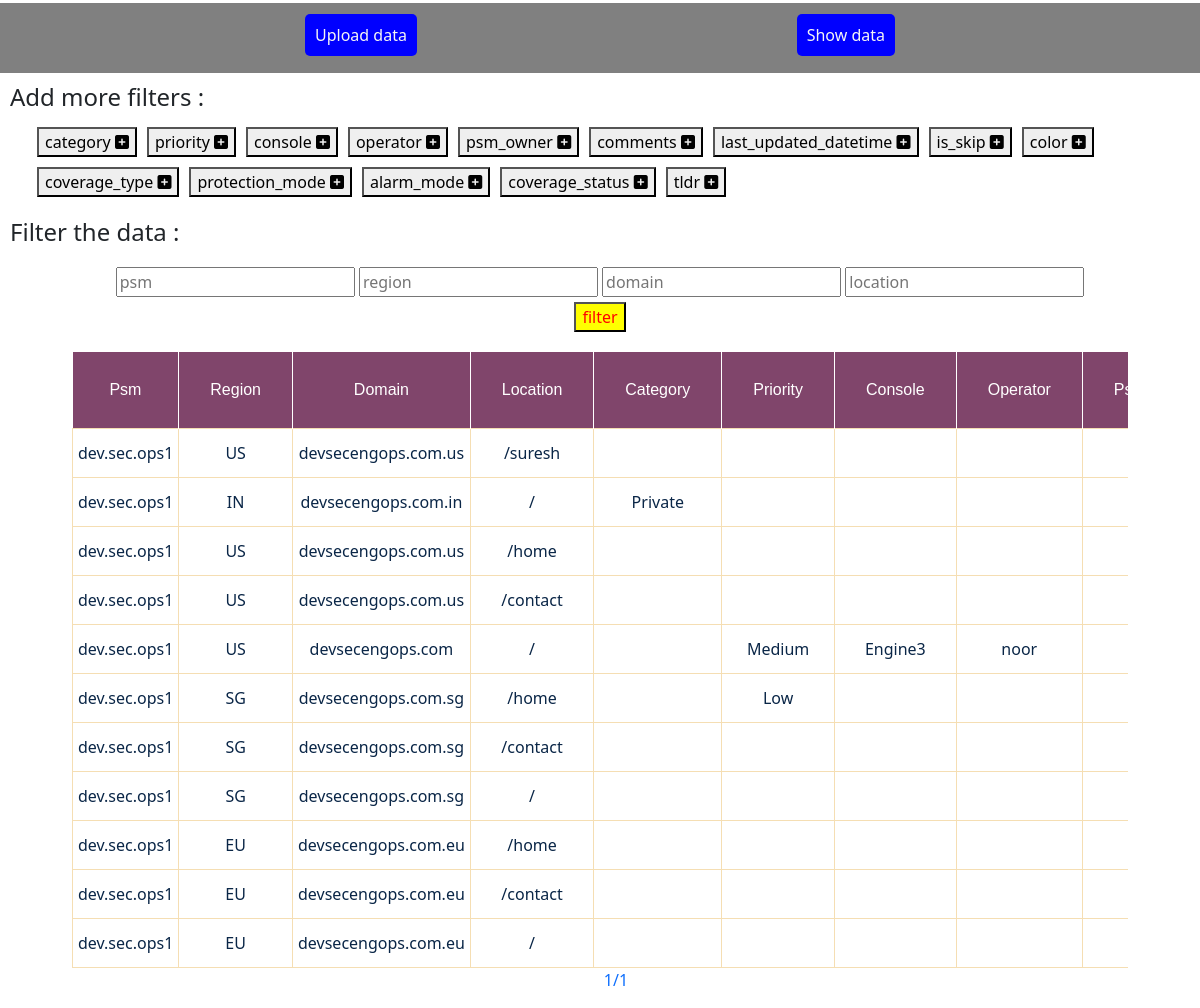
The page /records/ on the database as committed earlier.
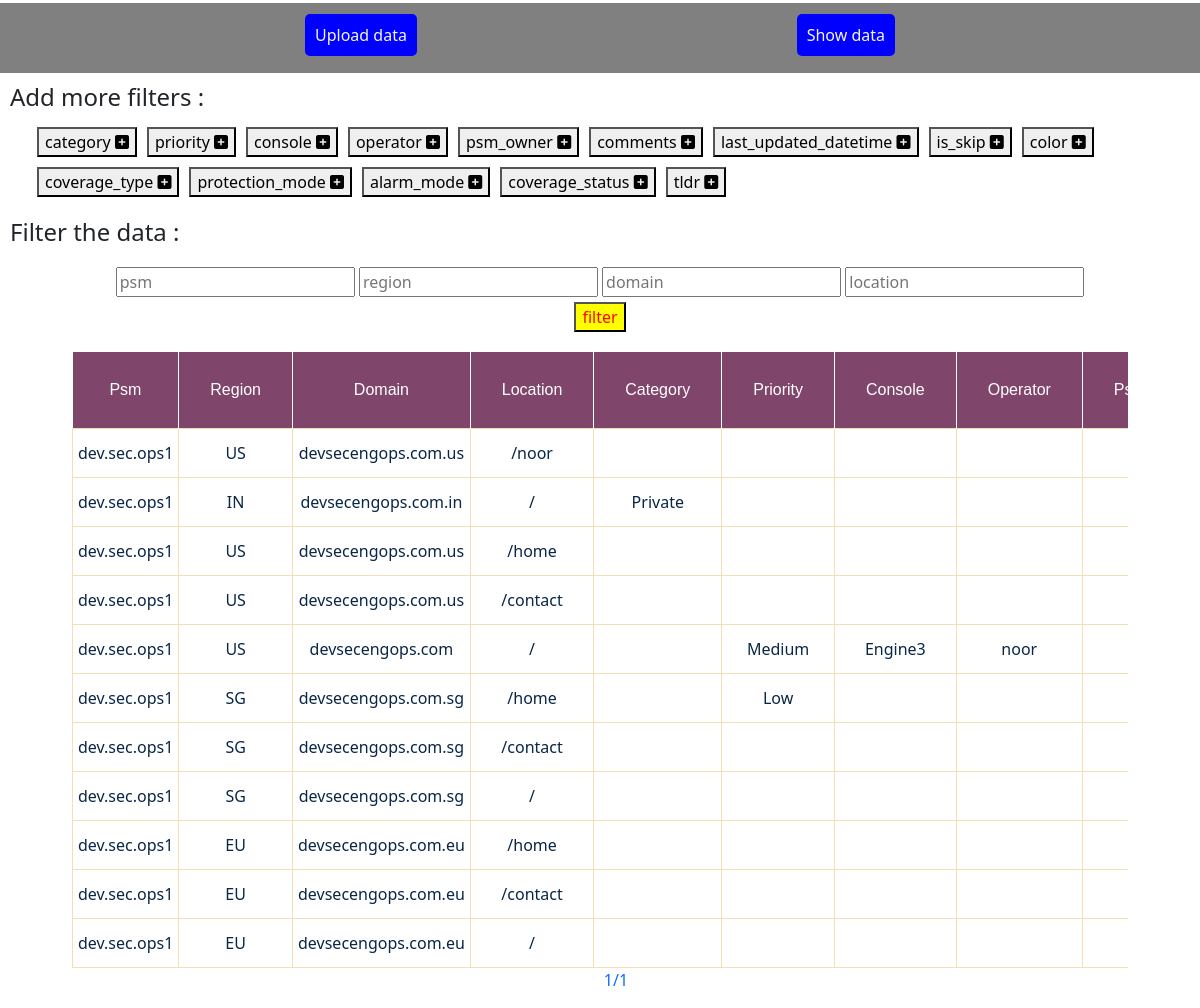
The same page on the database as committed later.
### data/models.py (models this page shows)
class Record(models.Model):
    psm = models.CharField(max_length=200, null=True)
    region = models.CharField(max_length=20, null=True)
    domain = models.URLField(max_length=200, null=True)
    location = models.CharField(max_length=200, null=True)
    category = models.CharField(max_length=100, null=True)
    priority = models.CharField(max_length=50, null=True)
    console = models.CharField(max_length=50, null=True)
    operator = models.CharField(max_length=70, null=True)
    psm_owner = models.CharField(max_length=50, null=True)
    comments = models.CharField(max_length=200, null=True)
    status = models.CharField(max_length=50, null=True)
    last_updated_datetime = models.CharField(
        max_length=200, null=True)
    is_skip = models.BooleanField(default=False, null=True)
    color = models.CharField(max_length=50, null=True)
    coverage_type = models.CharField(max_length=50, null=True)
    protection_mode = models.BooleanField(default=False, null=True)
    alarm_mode = models.BooleanField(default=False, null=True)
    coverage_status = models.BooleanField(default=False, null=True)
    tldr = models.CharField(max_length=20, null=True)
    class Meta:
        unique_together = ['psm', 'region', 'domain', 'location']

### data/views.py (the view)
# urls.py: path('records/', views.records, name="records"),
def records(request):
    if request.method == "GET":
        data = models.Record.objects.all()
        if request.GET.get('psm', None):
            data = data.filter(psm=request.GET.get('psm', None))
        if request.GET.get('region', None):
            data = data.filter(region=request.GET.get('region', None))
        if request.GET.get('domain', None):
            data = data.filter(domain=request.GET.get('domain', None))
        if request.GET.get('location', None):
            data = data.filter(location=request.GET.get('location', None))
        if request.GET.get('category', None):
            data = data.filter(category=request.GET.get('category', None))
        if request.GET.get('priority', None):
            data = data.filter(priority=request.GET.get('priority', None))
        if request.GET.get('console', None):
            data = data.filter(console=request.GET.get('console', None))
        if request.GET.get('operator', None):
            data = data.filter(operator=request.GET.get('operator', None))
        if request.GET.get('psm_owner', None):
            data = data.filter(psm_owner=request.GET.get('psm_owner', None))
        if request.GET.get('comments', None):
            data = data.filter(comments=request.GET.get('comments', None))
        if request.GET.get('status', None):
            data = data.filter(status=request.GET.get('status', None))
        if request.GET.get('last_updated_datetime', None):
            data = data.filter(last_updated_datetime=request.GET.get(
                'last_updated_datetime', None))
        if request.GET.get('is_skip', None):
            data = data.filter(is_skip=request.GET.get('is_skip', None))
        if request.GET.get('color', None):
            data = data.filter(color=request.GET.get('color', None))
        if request.GET.get('coverage_type', None):
            data = data.filter(
                coverage_type=request.GET.get('coverage_type', None))
        if request.GET.get('protection_mode', None):
            data = data.filter(
                protection_mode=request.GET.get('protection_mode', None))
        if request.GET.get('alarm_mode', None):
            print(request.GET.get('alarm_mode', None))
            data = data.filter(alarm_mode=request.GET.get('alarm_mode', None))
            print(data)
        if request.GET.get('coverage_status', None):
            data = data.filter(
                coverage_status=request.GET.get('coverage_status', None))
        if request.GET.get('tldr', None):
            data = data.filter(tldr=request.GET.get('tldr', None))
        sort_column = request.GET.get('sort', None)
        sort_order = request.GET.get('order', None)
        sort_by = None
        if sort_order == 'asc':
            sort_by = sort_column
        elif sort_order == 'dsc':
            sort_by = f'-{sort_column}'
        if sort_by != None and sort_by != '':
            data = data.order_by(sort_by)
        order = None
        if sort_order == None or sort_order == "":
            order = 'asc'
        elif sort_order == 'asc':
            order = 'dsc'
        else:
            order = ""
        page_obj = Paginator(data, 50)
        page_list = request.GET.get("page")
        page = page_obj.get_page(page_list)
        context = {
            "page": page,
            'order': order
        }
        return render(request, 'records.html', context)

### data/templates/records.html (shortened to what this page needs)
{% extends 'base.html' %}
{% block body %}
<h4 style="margin : 10px;">Add more filters :</h4>
<ul class="add-filter">
</ul>
<h4 style="margin : 10px;">Filter the data :</h4>
<form style="text-align : center;">
  <div style="padding : 5px">
    <div style="display : inline; margin-top : 5px">
      <input type="text" id="psm" style="margin-top : 5px;" name="psm" placeholder="psm" />
    </div>
    <div style="display : inline; margin-top : 5px">
      <input type="text" style="margin-top : 5px;" name="region" placeholder="region" />
    </div>
    <div style="display : inline; margin-top : 5px">
      <input type="text" style="margin-top : 5px;" name="domain" placeholder="domain" />
    </div>
    <div style="display : inline; margin-top : 5px">
      <input type="text" style="margin-top : 5px;" name="location" placeholder="location" />
    </div>
    <div>
      <button type="submit" style="margin-top : 5px; color : red; background-color: yellow;">
        filter
      </button>
    </div>
  </div>
</form>
<div class="table-container">
  <table style="margin-left : auto; margin-right : auto;text-align : center;margin-top : 15px; max-width : 100%;">
    <thead style="color: white; font-family: Arial, Helvetica, sans-serif; position: sticky; top: 0px;">
      <tr>
        <form action="{% url 'records' %}">
          <th class="sticky-col"
            style="position: sticky; left : 0px; background-color: #80456b; border-right: 1px solid rgba(255, 255, 255,1);">
            <button type="submit" style="border: none; background-color: #80456b; color: white;"
              title="{% if order is None or order == '' %}click to get latest data{% elif order == 'asc' %}click to sort in asc{% else %}click to sort in dsc{% endif %}">Psm</button>
          </th>
        </form>
        <form action="{% url 'records' %}">
          <th class="sticky-col"
            style="position: sticky; left : 99.14px; background-color: #80456b; border-right: 1px solid rgba(255, 255, 255,1);">
            <button type="submit" style="border: none; background-color: #80456b; color: white;"
              title="{% if order is None or order == '' %}click to get latest data{% elif order == 'asc' %}click to sort in asc{% else %}click to sort in dsc{% endif %}">Region</button>
          </th>
        </form>
        <form action="{% url 'records' %}">
          <th class="sticky-col"
            style="position: sticky; left : 212.65px; background-color: #80456b; border-right: 1px solid rgba(255, 255, 255,1);">
            <button type="submit" style="border: none; background-color: #80456b; color: white;"
              title="{% if order is None or order == '' %}click to get latest data{% elif order == 'asc' %}click to sort in asc{% else %}click to sort in dsc{% endif %}">Domain</button>
          </th>
        </form>
        <form action="{% url 'records' %}">
          <th class="sticky-col"
            style="position: sticky; left : 377.98px; background-color: #80456b; border-right: 1px solid rgba(255, 255, 255,1);">
            <button type="submit" style="border: none; background-color: #80456b; color: white;"
              title="{% if order is None or order == '' %}click to get latest data{% elif order == 'asc' %}click to sort in asc{% else %}click to sort in dsc{% endif %}">Location</button>
          </th>
        </form>
        <form action="{% url 'records' %}">
          <th style="border-right: 1px solid rgba(255, 255, 255,1);">
            <button type="submit" style="border: none; background-color: #80456b; color: white;"
              title="{% if order is None or order == '' %}click to get latest data{% elif order == 'asc' %}click to sort in asc{% else %}click to sort in dsc{% endif %}">Category</button>
          </th>
        </form>
        <form action="{% url 'records' %}">
          <th style="border-right: 1px solid rgba(255, 255, 255,1);">
            <button type="submit" style="border: none; background-color: #80456b; color: white;"
              title="{% if order is None or order == '' %}click to get latest data{% elif order == 'asc' %}click to sort in asc{% else %}click to sort in dsc{% endif %}">Priority</button>
          </th>
        </form>
        <form action="{% url 'records' %}">
          <th style="border-right: 1px solid rgba(255, 255, 255,1);">
            <button type="submit" style="border: none; background-color: #80456b; color: white;"
              title="{% if order is None or order == '' %}click to get latest data{% elif order == 'asc' %}click to sort in asc{% else %}click to sort in dsc{% endif %}">Console</button>
          </th>
        </form>
        <form action="{% url 'records' %}">
          <th style="border-right: 1px solid rgba(255, 255, 255,1);">
            <button type="submit" style="border: none; background-color: #80456b; color: white;"
              title="{% if order is None or order == '' %}click to get latest data{% elif order == 'asc' %}click to sort in asc{% else %}click to sort in dsc{% endif %}">Operator</button>
          </th>
        </form>
        <form action="{% url 'records' %}">
          <th style="border-right: 1px solid rgba(255, 255, 255,1);">
            <button type="submit" style="border: none; background-color: #80456b; color: white;"
              title="{% if order is None or order == '' %}click to get latest data{% elif order == 'asc' %}click to sort in asc{% else %}click to sort in dsc{% endif %}">Psm_Owner</button>
          </th>
        </form>
      </tr>
    </thead>
    <tbody>
      {% for data in page.object_list %}
      <tr>
        <td class="sticky-col" style="position: sticky; left : 0px;">{{data.psm|default:''}}</td>
        <td class="sticky-col" style="position: sticky; left : 99.14px;">{{data.region|default:''}}</td>
        <td class="sticky-col" style="position: sticky; left : 212.65px;">{{data.domain|default:''}}</td>
        <td class="sticky-col" style="position: sticky; left : 377.98px;">{{data.location|default:''}}</td>
        <td>{{data.category|default:''}}</td>
        <td>{{data.priority|default:''}}</td>
        <td>{{data.console|default:''}}</td>
        <td>{{data.operator|default:''}}</td>
        <td>{{data.psm_owner|default:''}}</td>
      </tr>
      {% endfor %}
    </tbody>
  </table>
</div>
<nav>
  <ul style="list-style-type: none;text-align : center;">
    {% for num_page in page.paginator.page_range %}
    {% if num_page == page.number %}
    <li style="display : inline; margin : 10px;">
      <a style="text-decoration : none;" href="#">{{num_page}}/{{page.paginator.num_pages}}</a>
    </li>
    {% endif %}
    {% endfor %}
  </ul>
</nav>
{% endblock %}

### data/templates/base.html (shortened to what this page needs)
<!DOCTYPE html>
<html>
<head>
    <link href="https://cdn.jsdelivr.net/npm/bootstrap@5.3.3/dist/css/bootstrap.min.css" rel="stylesheet"
>
</head>
<body>
    <nav>
        <div style="background-color: grey;height: 70px;padding: 10px; margin-top: 3px;">
            <div style="
                margin-top: 10px;
                ">
                <div style="display : inline; margin-left : 25%">
                    <a style="color: whitesmoke;text-decoration : none;background-color: blue;padding: 10px; border-radius: 5px;"
                        href="/">Upload
                        data</a>
                </div>
                <div style="display : inline; float: right; margin-right : 25%">
                    <a style="color: whitesmoke;text-decoration : none;background-color: blue;padding: 10px; border-radius: 5px;"
                        href="/records/">Show data</a>
                </div>
            </div>
        </div>
    </nav>
    {% block body %}
    {% endblock %}
</body>
</html>

### data/templates/base.html (style rules this page uses)
.table-container { display: block; margin-left: auto; margin-right: auto; width: 88vw; display: block; overflow-x: auto; white-space: nowrap; }
.sticky-col { background-color: white; }
table td { border: 1px solid wheat; }
th { font-weight: lighter; padding: 25px; background-color: #80456b; }
td { color: #0a2647; padding: 5px; border: 1px solid rgb(232, 91, 91); }

Rows that differ between the two databases and show on the page:
changed Record: location "/suresh" → "/noor"
